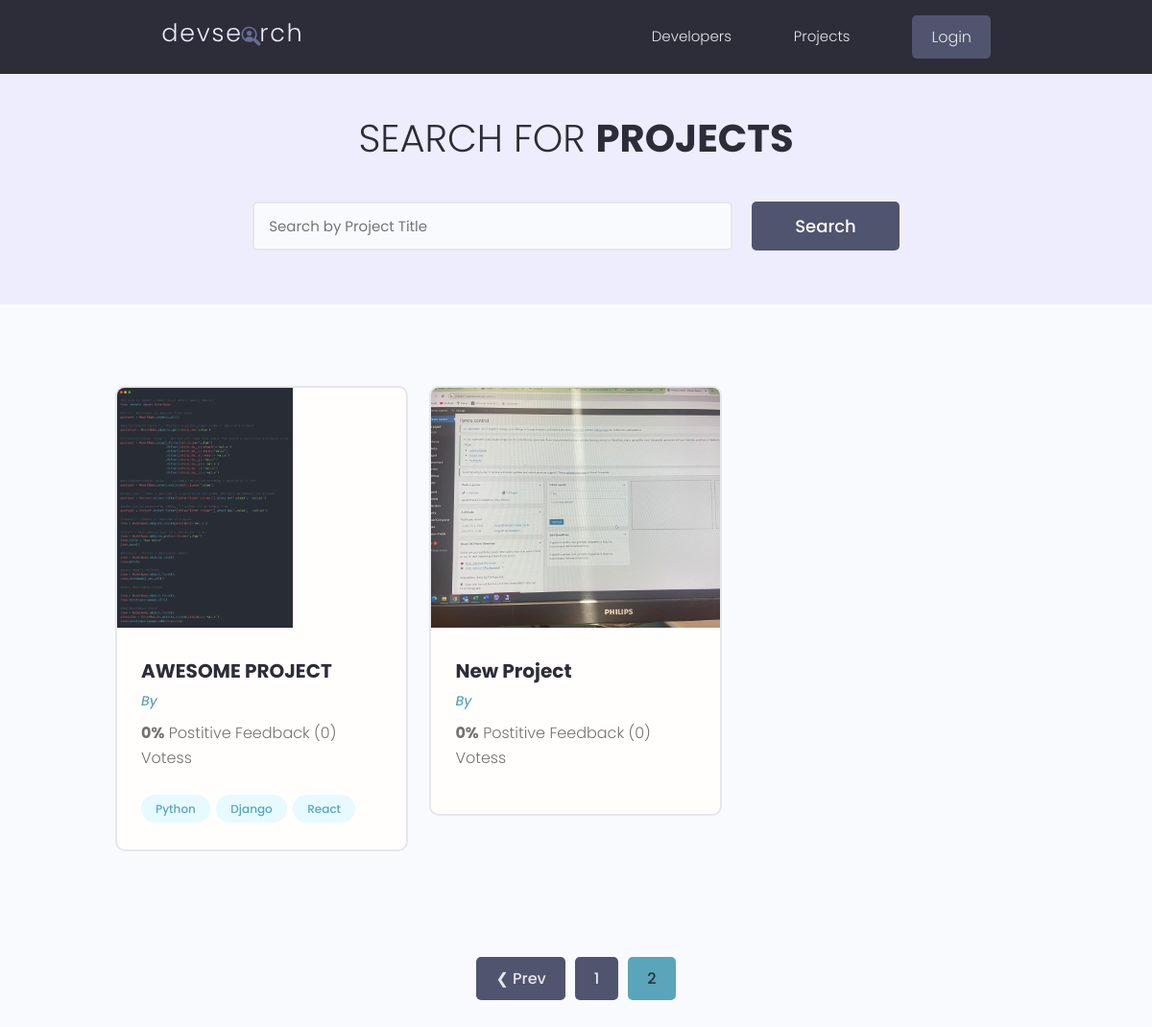
/projects/?page=2, run on an earlier commit of the app's database.
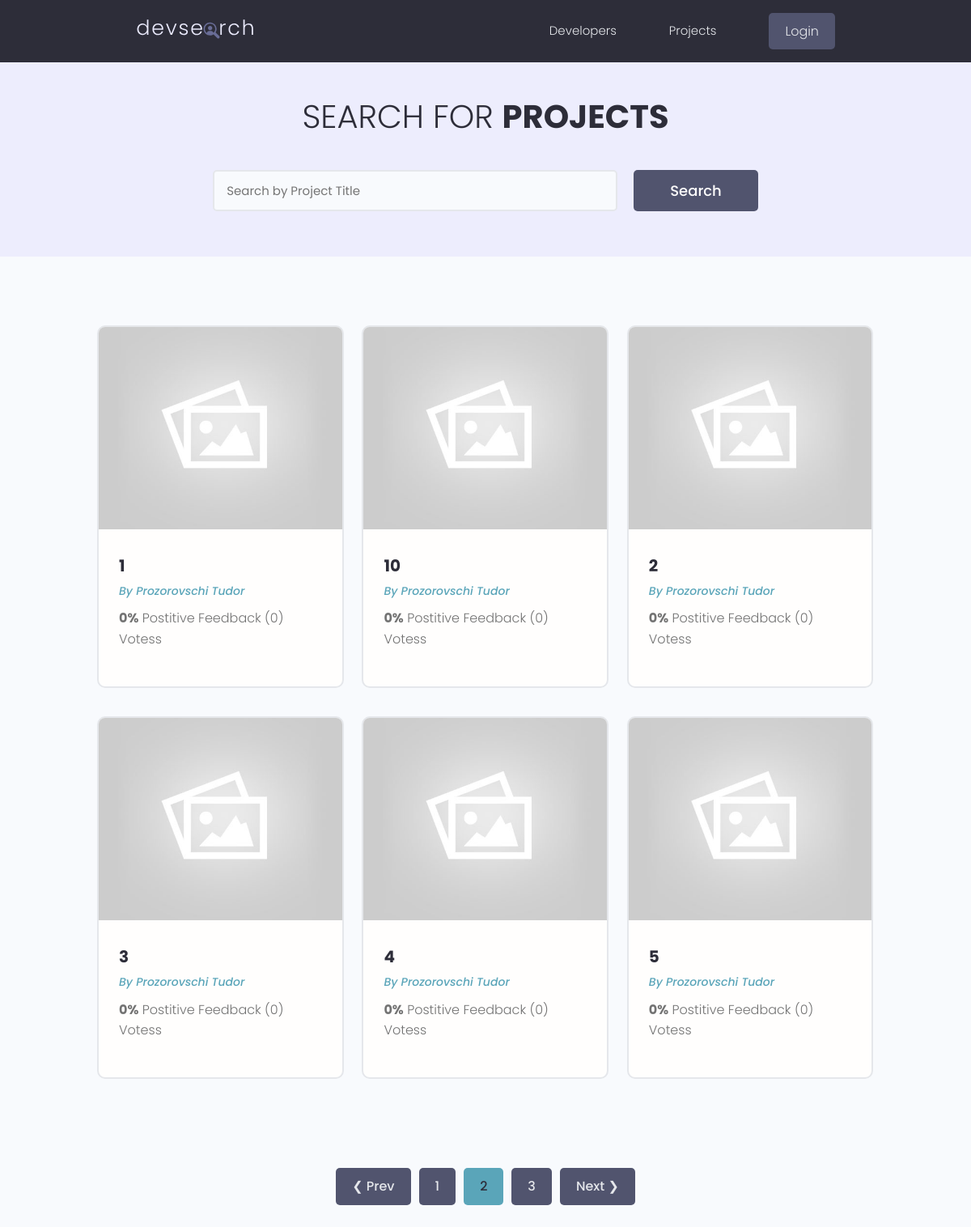
And on a later commit of the database.
### projects/models.py (models this page shows, shortened)
class Project(models.Model):
    owner = models.ForeignKey(Profile, null=True, blank=True, on_delete=models.SET_NULL)
    title = models.CharField(max_length=200)  # corectare: max_length
    description = models.TextField(null=True, blank=True)
    featured_image = models.ImageField(
        null=True, blank=True, default='default.jpg')
    demo_link = models.CharField(max_length=200, null=True, blank=True)  # corectare: max_length
    source_link = models.CharField(max_length=2000, null=True, blank=True)
    tags = models.ManyToManyField('Tag', blank=True)
    vote_total = models.IntegerField(default=0, null=True, blank=True)
    vote_ratio = models.IntegerField(default=0, null=True, blank=True)
    created = models.DateField(auto_now_add=True)
    id = models.UUIDField(default=uuid.uuid4, unique=True, primary_key=True, editable=False)
    class Meta:
        ordering = ['-vote_ratio', '-vote_total', 'title']

class Tag(models.Model):
    name = models.CharField(max_length=200)
    created = models.DateTimeField(auto_now_add=True)
    id = models.UUIDField(default=uuid.uuid4, unique=True,
                          primary_key=True, editable=False)
    def __str__(self):
        return self.name

### users/models.py (models this page shows, shortened)
class Profile(models.Model):
    user = models.OneToOneField(User, on_delete=models.CASCADE, null=True, blank=True)
    name = models.CharField(max_length=200, blank=True, null=True)
    email = models.EmailField(max_length=500, blank=True, null=True)
    username = models.CharField(max_length=200, blank=True, null=True)
    location = models.CharField(max_length=200, blank=True, null=True)
    short_intro = models.CharField(max_length=200, blank=True, null=True)
    bio = models.TextField(blank=True, null=True)
    profile_image = models.ImageField(
        null=True, blank=True, upload_to='profiles/', default="profiles/user-default.png")
    social_github = models.CharField(max_length=200, blank=True, null=True)
    social_twitter = models.CharField(max_length=200, blank=True, null=True)
    social_linkedin = models.CharField(max_length=200, blank=True, null=True)
    social_youtube = models.CharField(max_length=200, blank=True, null=True)
    social_website = models.CharField(max_length=200, blank=True, null=True)
    created = models.DateTimeField(auto_now_add=True)
    id = models.UUIDField(default=uuid.uuid4, unique=True,
                          primary_key=True, editable=False)

### projects/views.py (the view)
# urls.py: path('projects/', include('projects.urls')),
def projects(request):
    projects, search_query = searchProjects(request)
    custom_range, projects = paginateProjects(request,projects,6)
    context = {'projects': projects, 'search_query': search_query,'custom_range': custom_range}
    return render(request, 'projects/projects.html', context)

### projects/utils.py (called while the page is built)
def paginateProjects(request,projects,results):
    page = request.GET.get('page')
    paginator = Paginator(projects,results)
    try:
        projects = paginator.page(page)
    except PageNotAnInteger:
        page = 1
        projects = paginator.page(page)
    except EmptyPage:
        page = paginator.num_pages
        projects = paginator.page(page)
    leftIndex = (int(page) - 4)
    if leftIndex < 1:
        leftIndex = 1
    rightIndex = (int(page) + 5)
    if rightIndex > paginator.num_pages:
        rightIndex = paginator.num_pages + 1
    custom_range = range(leftIndex,rightIndex)
    return custom_range, projects

def searchProjects(request):
    search_query = ''
    if request.GET.get('search_query'):
        search_query = request.GET.get('search_query')
    tags = Tag.objects.filter(name__icontains=search_query)
    projects = Project.objects.distinct().filter(
        Q(title__icontains=search_query) |
        Q(description__icontains=search_query) |
        Q(owner__name__icontains= search_query) |
        Q(tags__in=tags)
    )
    return projects, search_query

### projects/templates/projects/projects.html (shortened to what this page needs)
{% extends 'main.html' %}
{% block content %}
  <main class="projects">
    <section class="hero-section text-center">
      <div class="container container--narrow">
        <div class="hero-section__box">
          <h2>Search for <span>Projects</span></h2>
        </div>
        <div class="hero-section__search">
          <form id='searchForm' class="form" action="{% url 'projects' %}" method="get">
              <div class="form__field">
                  <input class="input input--text" id="formInput#search" type="text" name="search_query"
                      placeholder="Search by Project Title" value="{{search_query}}" />
              </div>
              <input class="btn btn--sub btn--lg" type="submit" value="Search" />
          </form>
      </div>
  </div>
</section>
    <section class="projectsList">
      <div class="container">
        <div class="grid grid--three">
           {% for project in projects %}
          <div class="column">
            <div class="card project">
              <a href="{% url 'project' project.pk %}" class="project">
                <img class="project__thumbnail" src="{{project.featured_image.url}}" alt="project thumbnail" />
                <div class="card__body">
                  <h3 class="project__title">{{ project.title }}</h3>
                  <p><a class="project__author" href="{% url 'project' project.id %}">By {{project.owner.name}}</a></p>
                  <p class="project--rating">
                    <span style="font-weight: bold;">{{project.vote_ratio}}%</span> Postitive
                    Feedback ({{project.vote_total}}) Votes{{project.vote_total |pluralize:"s"}}
                  </p>
                  <div class="project__tags">
                    {% for tag in project.tags.all %}
                    <span class="tag tag--pill tag--main">
                      <small>{{tag}}</small>
                    </span>
                    {% endfor %}
                  </div>
                </div>
              </a>
            </div>
          </div>
        {% endfor %}
        </div>
      </div>
    </section>
    {% include 'pagination.html' with queryset=projects custom_range=custom_range%}
  </main>
{% endblock %}

What changed in the data, as far as the page shows it:
no longer on this page (row unchanged): Project: featured_image (picture), title "AWESOME PROJECT", vote_ratio "0", vote_total "0"
no longer on this page (row unchanged): Tag: name "Python"
no longer on this page (row unchanged): Tag: name "Django"
no longer on this page (row unchanged): Tag: name "React"
no longer on this page (row unchanged): Project: featured_image (picture), title "New Project", vote_ratio "0", vote_total "0"
added Project: featured_image (placeholder picture), title "1", owner.name "Prozorovschi Tudor", vote_ratio "0", vote_total "0"
added Project: featured_image (placeholder picture), title "10", owner.name "Prozorovschi Tudor", vote_ratio "0", vote_total "0"
added Project: featured_image (placeholder picture), title "2", owner.name "Prozorovschi Tudor", vote_ratio "0", vote_total "0"
added Project: featured_image (placeholder picture), title "3", owner.name "Prozorovschi Tudor", vote_ratio "0", vote_total "0"
added Project: featured_image (placeholder picture), title "4", owner.name "Prozorovschi Tudor", vote_ratio "0", vote_total "0"
added Project: featured_image (placeholder picture), title "5", owner.name "Prozorovschi Tudor", vote_ratio "0", vote_total "0"
Also different on the page:
new list line: "3"
text now shown: "Next ❯"
